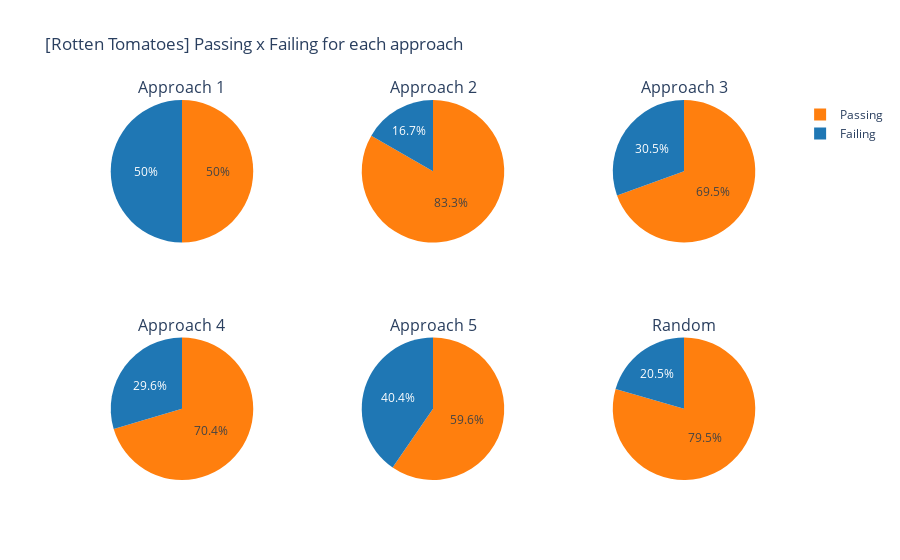

Notebook cell for this chart:
### Code cell
labels = ["Passing", "Failing"]
specs=[[{'type':'domain'}, {'type':'domain'}, {'type':'domain'}], [{'type':'domain'}, {'type':'domain'}, {'type':'domain'}]]
fig = make_subplots(rows=2, cols=3, specs=specs, subplot_titles=[" ", " ", " ", " ", " ", " "])
fig.add_trace(go.Pie(labels=labels, values=[df_ann1_summ.iloc[0]["passando"], df_ann1_summ.iloc[0]["falhando"]]), 1, 1)
fig.layout.annotations[0].update(text="Approach 1")
fig.add_trace(go.Pie(labels=labels, values=[df_ann1_summ.iloc[1]["passando"], df_ann1_summ.iloc[1]["falhando"]]), 1, 2)
fig.layout.annotations[1].update(text="Approach 2")
fig.add_trace(go.Pie(labels=labels, values=[df_ann1_summ.iloc[2]["passando"], df_ann1_summ.iloc[2]["falhando"]]), 1, 3)
fig.layout.annotations[2].update(text="Approach 3")
fig.add_trace(go.Pie(labels=labels, values=[df_ann1_summ.iloc[3]["passando"], df_ann1_summ.iloc[3]["falhando"]]), 2, 1)
fig.layout.annotations[3].update(text="Approach 4")
fig.add_trace(go.Pie(labels=labels, values=[df_ann1_summ.iloc[4]["passando"], df_ann1_summ.iloc[4]["falhando"]]), 2, 2)
fig.layout.annotations[4].update(text="Approach 5")
fig.add_trace(go.Pie(labels=labels, values=[df_ann1_summ.iloc[5]["passando"], df_ann1_summ.iloc[5]["falhando"]]), 2, 3)
fig.layout.annotations[5].update(text="Random")

fig.update_traces(marker=dict(colors=[px.colors.qualitative.D3[1], px.colors.qualitative.D3[0]]), )
fig.update_layout(
    title_text=f"[{dataset}] Passing x Failing for each approach",
)
fig.show()

### Figure 1 — Plotly figure (JSON) as saved in the notebook; plotly's stock layout.template omitted (floating-point values rounded to 4 significant figures)
{"data": [{"domain": {"x": [0, 0.2889], "y": [0.625, 1]}, "labels": ["Passing", "Failing"], "marker": {"colors": ["#FF7F0E", "#1F77B4"]}, "type": "pie", "values": [1, 1]}, {"domain": {"x": [0.3556, 0.6444], "y": [0.625, 1]}, "labels": ["Passing", "Failing"], "marker": {"colors": ["#FF7F0E", "#1F77B4"]}, "type": "pie", "values": [5, 1]}, {"domain": {"x": [0.7111, 1], "y": [0.625, 1]}, "labels": ["Passing", "Failing"], "marker": {"colors": ["#FF7F0E", "#1F77B4"]}, "type": "pie", "values": [214, 94]}, {"domain": {"x": [0, 0.2889], "y": [0, 0.375]}, "labels": ["Passing", "Failing"], "marker": {"colors": ["#FF7F0E", "#1F77B4"]}, "type": "pie", "values": [207, 87]}, {"domain": {"x": [0.3556, 0.6444], "y": [0, 0.375]}, "labels": ["Passing", "Failing"], "marker": {"colors": ["#FF7F0E", "#1F77B4"]}, "type": "pie", "values": [230, 156]}, {"domain": {"x": [0.7111, 1], "y": [0, 0.375]}, "labels": ["Passing", "Failing"], "marker": {"colors": ["#FF7F0E", "#1F77B4"]}, "type": "pie", "values": [182, 47]}], "layout": {"annotations": [{"font": {"size": 16}, "showarrow": false, "text": "Approach 1", "x": 0.1444, "xanchor": "center", "xref": "paper", "y": 1, "yanchor": "bottom", "yref": "paper"}, {"font": {"size": 16}, "showarrow": false, "text": "Approach 2", "x": 0.5, "xanchor": "center", "xref": "paper", "y": 1, "yanchor": "bottom", "yref": "paper"}, {"font": {"size": 16}, "showarrow": false, "text": "Approach 3", "x": 0.8556, "xanchor": "center", "xref": "paper", "y": 1, "yanchor": "bottom", "yref": "paper"}, {"font": {"size": 16}, "showarrow": false, "text": "Approach 4", "x": 0.1444, "xanchor": "center", "xref": "paper", "y": 0.375, "yanchor": "bottom", "yref": "paper"}, {"font": {"size": 16}, "showarrow": false, "text": "Approach 5", "x": 0.5, "xanchor": "center", "xref": "paper", "y": 0.375, "yanchor": "bottom", "yref": "paper"}, {"font": {"size": 16}, "showarrow": false, "text": "Random", "x": 0.8556, "xanchor": "center", "xref": "paper", "y": 0.375, "yanchor": "bottom", "yref": "paper"}], "title": {"text": "[Rotten Tomatoes] Passing x Failing for each approach"}}}
